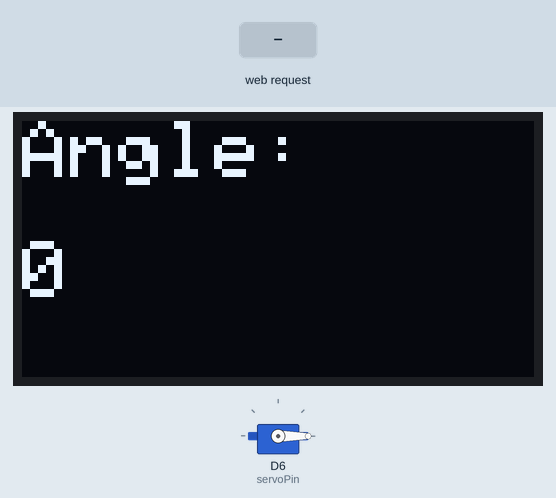
A sketch run on a simulated ESP8266 (NodeMCU). Parts: 128×64 one-colour display, servo. The inputs (shaded band) are chosen by the test bench. WiFi joins after 1.5 s; servers stay silent unless stated; what the sketch prints to the serial monitor is not drawn.

Above: at 2.7 s.
2.8 s: HTTP request GET /set?angle=120 received
At 3.8 s:
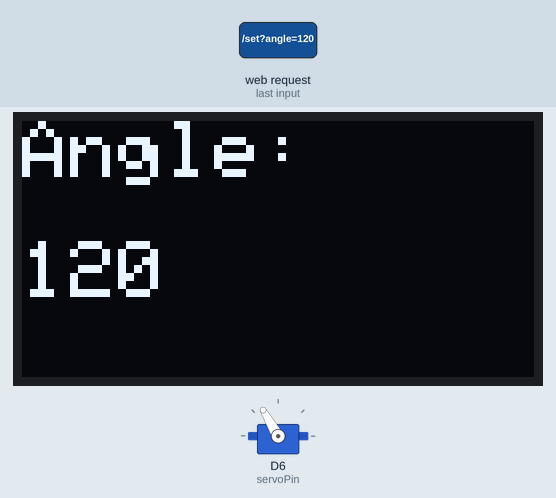
4.3 s: HTTP request GET /set?angle=1 received
At 4.9 s:
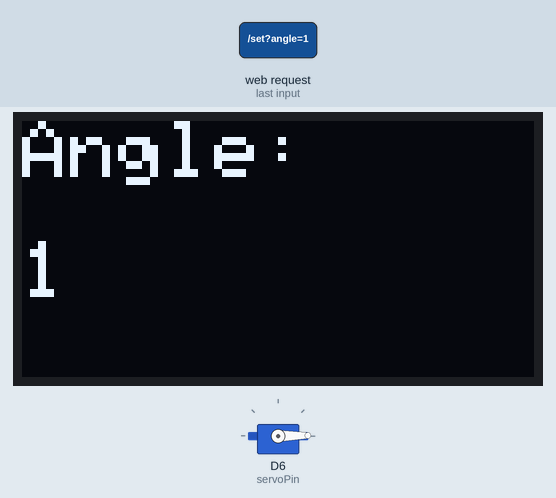
Timing chart, 0 to 7.3 s (numbered marks = the images above; inputs shaded):
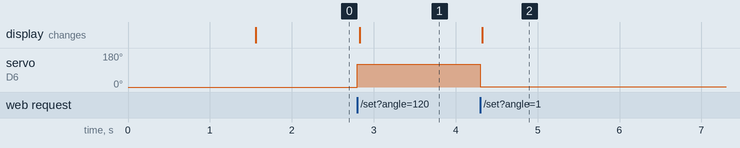

The sketch:

esp8266_servo_controller.ino
```cpp
#include <ESP8266WiFi.h>
#include <ESP8266WebServer.h>
#include <Servo.h>
#include <Wire.h>
#include <Adafruit_GFX.h>
#include <Adafruit_SSD1306.h>

// OLED settings
#define SCREEN_WIDTH 128
#define SCREEN_HEIGHT 64
#define OLED_RESET    -1
Adafruit_SSD1306 display(SCREEN_WIDTH, SCREEN_HEIGHT, &Wire, OLED_RESET);

// Servo settings
Servo myServo;
int servoPin = D6; // Changed to GPIO12
int angle = 0;     // Default angle

// WiFi credentials
const char* ssid = "ghughu_iot";
const char* password = "ghughu01922";

// Web server
ESP8266WebServer server(80);

void setup() {
  Serial.begin(115200);

  // Connect to Wi-Fi
  WiFi.begin(ssid, password);
  while (WiFi.status() != WL_CONNECTED) {
    delay(500);
    Serial.print(".");
  }
  Serial.println("\nWiFi connected. IP: " + WiFi.localIP().toString());

  // Initialize OLED
  if (!display.begin(0x3C, 0x3C)) {
    Serial.println("SSD1306 allocation failed");
    for (;;);
  }
  display.clearDisplay();

  // Initialize servo
  myServo.attach(servoPin, 500, 2500);
  myServo.write(angle); // Set to initial angle

  // Setup web server routes
  server.on("/", handleRoot);
  server.on("/set", handleSetAngle);
  server.begin();
  Serial.println("HTTP server started");

  // Display initial angle
  updateDisplay(angle);
}

void loop() {
  server.handleClient();
}

void handleRoot() {
  String html = "<html><head><title>Servo Control</title></head>"
                "<body>"
                "<h1>Control Servo Angle</h1>"
                "<input type='range' min='0' max='180' value='" + String(angle) + "' id='angleSlider' oninput='updateAngle(this.value)'>"
                "<p>Angle: <span id='angleValue'>" + String(angle) + "</span>°</p>"
                "<script>"
                "function updateAngle(value) {"
                "  document.getElementById('angleValue').innerText = value;"
                "  var xhttp = new XMLHttpRequest();"
                "  xhttp.open('GET', '/set?angle=' + value, true);"
                "  xhttp.send();"
                "}"
                "</script>"
                "</body></html>";
  server.send(200, "text/html", html);
}

void handleSetAngle() {
  if (server.hasArg("angle")) {
    int newAngle = server.arg("angle").toInt();
    if (newAngle >= 0 && newAngle <= 180) {
      angle = newAngle;
      myServo.write(angle);
      updateDisplay(angle);
      server.send(200, "text/plain", "OK");
    } else {
      server.send(400, "text/plain", "Invalid angle");
    }
  } else {
    server.send(400, "text/plain", "No angle provided");
  }
}

void updateDisplay(int angle) {
  display.clearDisplay();
  display.setTextSize(2);
  display.setTextColor(SSD1306_WHITE);
  display.setCursor(0, 0);
  display.print("Angle:");
  display.setCursor(0, 30);
  display.print(angle);
  display.display();
}
```

Measured:
- after the input at 2.8 s, servo on D6 (servoPin): 0° → 120° at once; the display: changes at once (image 1)
- after the input at 4.3 s, servo on D6 (servoPin): 120° → 1° at once; the display: changes at once (image 2)
